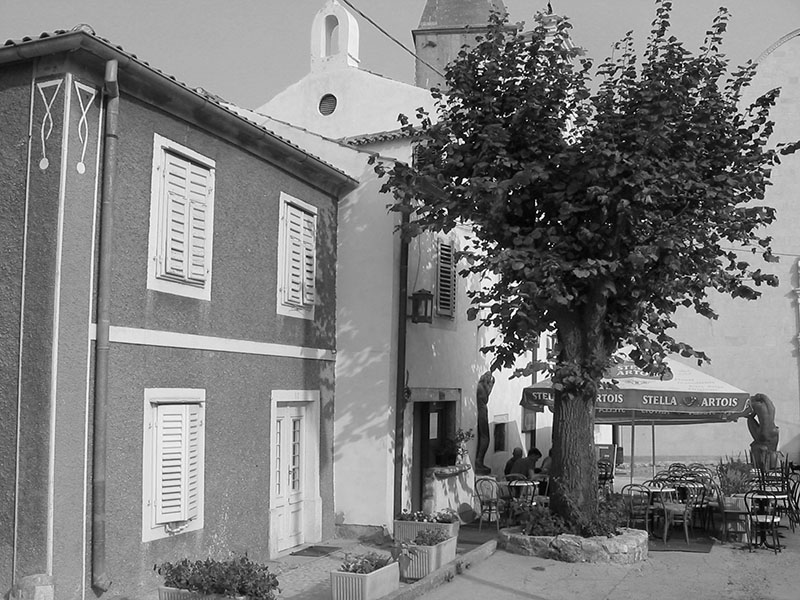
#> input picture Kroatie_grijs.jpg, 800 x 600 px
$ python main.py
#> lines starting #> are read from the running program, lines starting #| are printed output that depends on the picture; after the words box and inside, x2 and y2 are one past the last pixel; in counts of white or black regions, pixels touching at a corner belong together
import numpy as np
import cv2

# Lees een foto in (grijswaarden)
img = cv2.imread('Kroatie_grijs.jpg', 0)
#> img is the input picture: shape (600, 800); min 0, max 255, mean 123.7
# mg = cv2.resize(img, (800, 600))

rows, cols = img.shape[:2]
#> rows = 600; cols = 800

for i in range(rows):
    for j in range(cols):
        k = img[i, j]
        img[i, j] = (k // 32) * 32
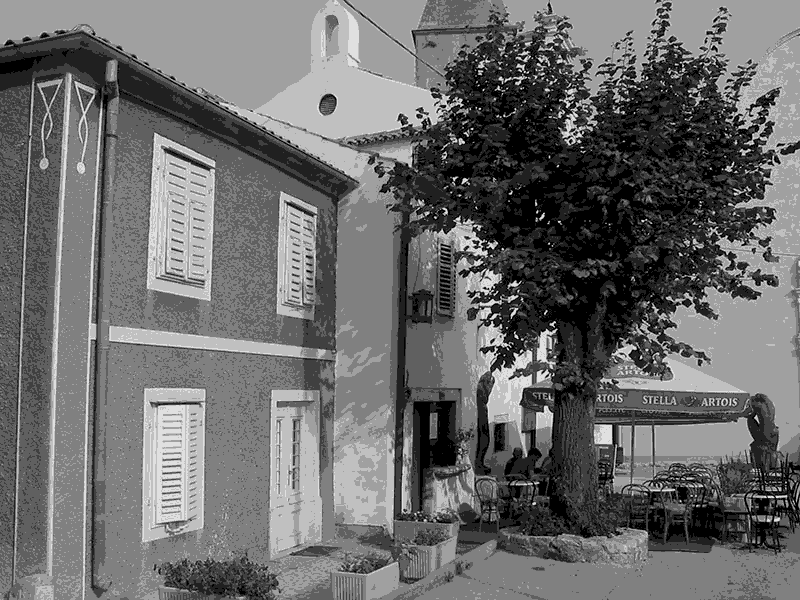
#> img: shape (600, 800); min 0, max 224, mean 107.7

# opdracht 2 a + b
print("hoogte: " + str(rows) + ". Breedte: " + str(cols))
#| hoogte: 600. Breedte: 800
print(len(img[img>127]))
#| 252281

# opdracht 3a
img_inv = 255 - img
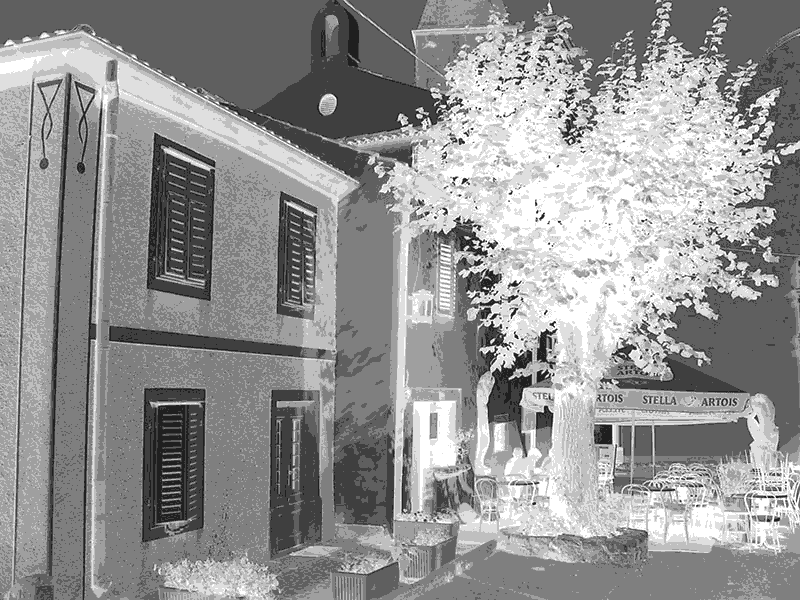
#> img_inv: shape (600, 800); min 31, max 255, mean 147.3

#opdracht 3b
thresh = 127
_, binair = cv2.threshold(img, thresh, 255, cv2.THRESH_BINARY)
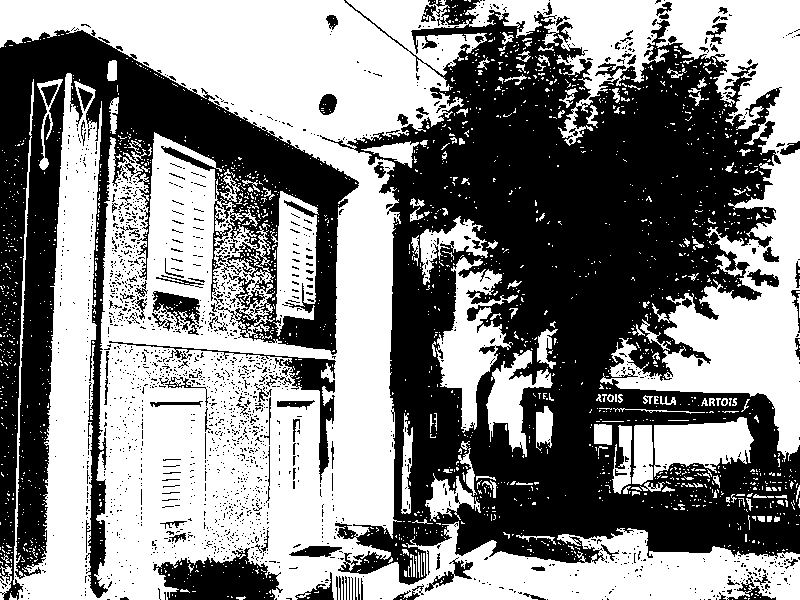
#> binair: shape (600, 800); 52.6% white; 1928 black regions (1802 under 20 px), largest, box (x1, y1, x2, y2) and area: (320, 0, 800, 585) 147388, (0, 30, 359, 600) 58490, (153, 548, 283, 600) 4057

#opdracht 4a, b, c
helderder = img.copy()
helderder += 10
factor = 0.5
helderder += (helderder * ((255-helderder) / 255) * factor).astype('uint8')
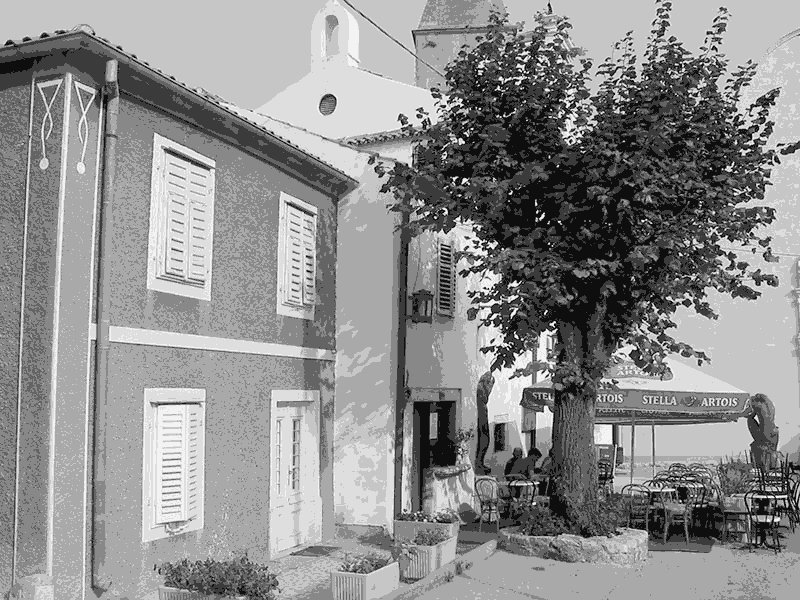
#> helderder: shape (600, 800); min 14, max 243, mean 141.8
helderder -= ((helderder - np.mean(helderder)) * 0.5).astype('uint8')
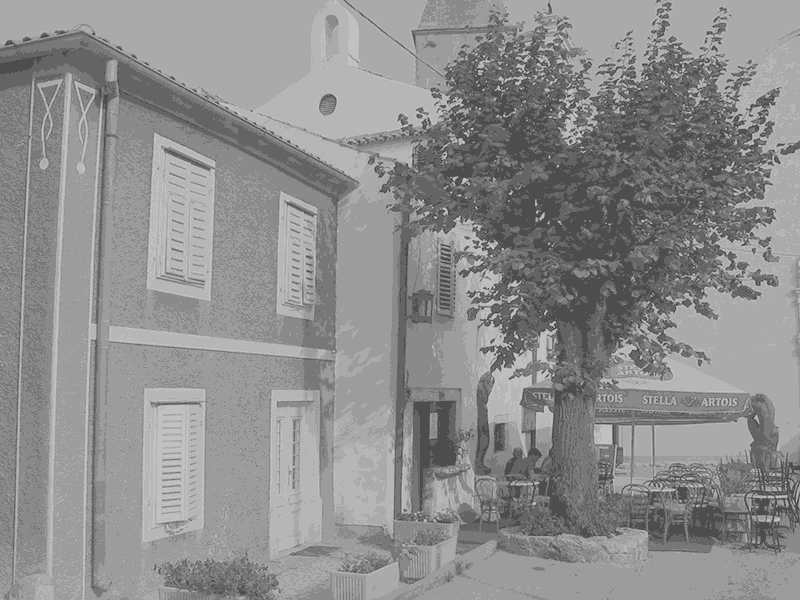
#> helderder: shape (600, 800); min 77, max 193, mean 141.6

#opdracht 5
img_limit = img.copy()

img_limit[img_limit < 30] = 30
#> img_limit: shape (600, 800); 7.64% of pixels changed, all inside (x1, y1, x2, y2) = (0, 0, 800, 597)
img_limit[img_limit > 200] = 200
#> img_limit: shape (600, 800); min 30, max 200, mean 109.4

def show_window(image):
    cv2.imshow('plaatje', image)
    cv2.waitKey(0)
    cv2.destroyAllWindows()

show_window(img)
show_window(img_limit)
cv2.imwrite("kroatie_limit.jpg", img_limit)
# [6 lines of commented-out code are left out]

$ run again, with Disney.jpg copied over Kroatie_grijs.jpg
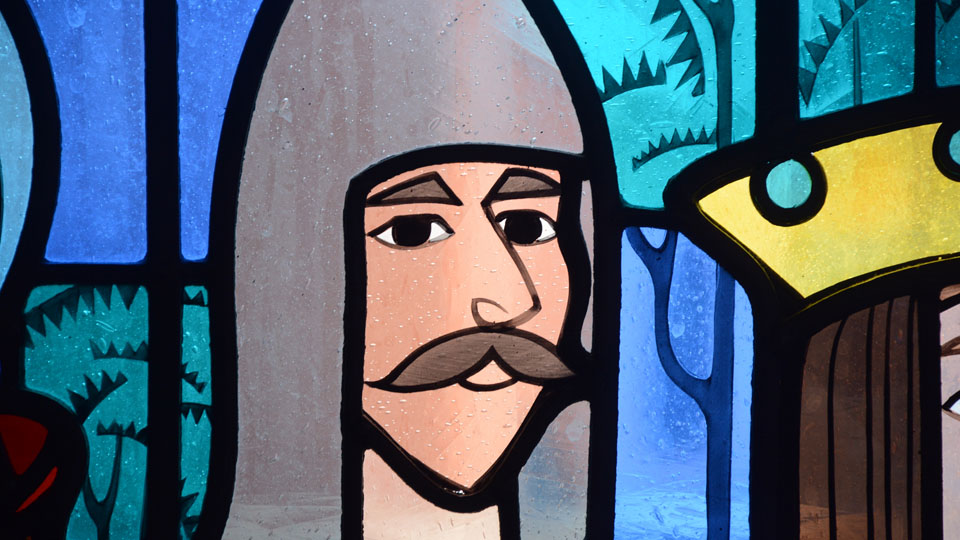
#> input picture Disney.jpg, 960 x 540 px
#| hoogte: 540. Breedte: 960
#| 212119
#> `_, binair = cv2.threshold(img, thresh, 255, cv2.THRESH_BINARY)`:
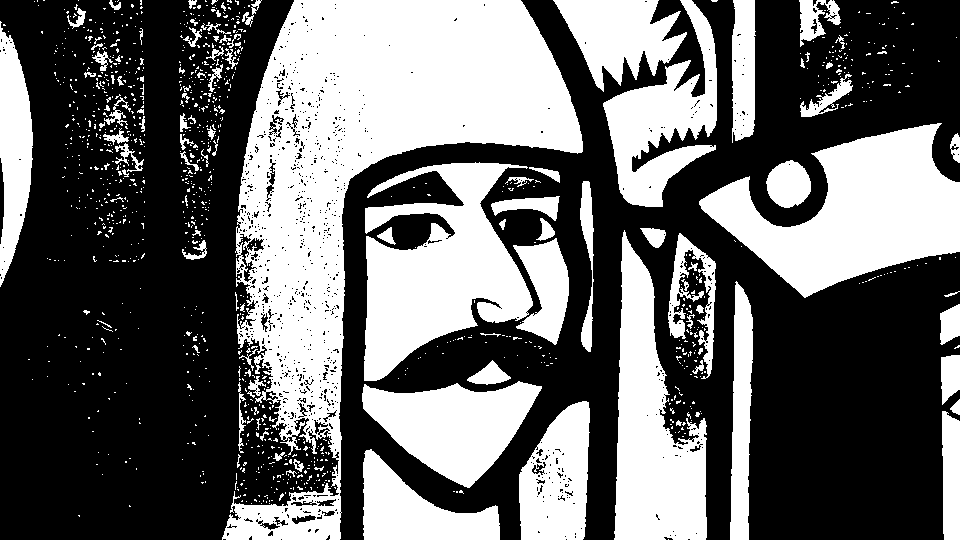
#> binair: shape (540, 960); 40.9% white; 1178 white regions (1071 under 20 px), largest, box (x1, y1, x2, y2) and area: (222, 0, 583, 540) 72057, (699, 123, 960, 298) 23355, (364, 162, 533, 381) 20528
#> `img_limit[img_limit < 30] = 30`:
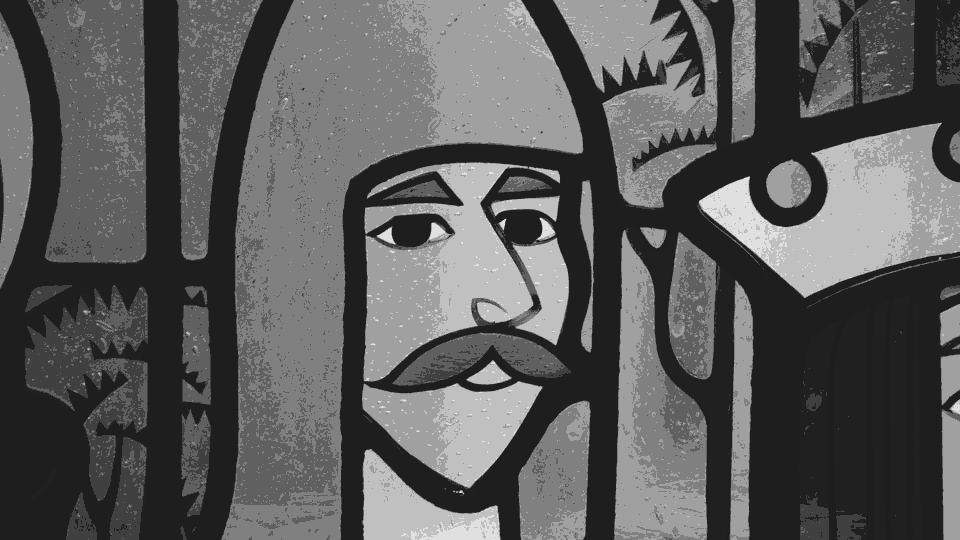
#> img_limit: shape (540, 960); min 30, max 224, mean 91
